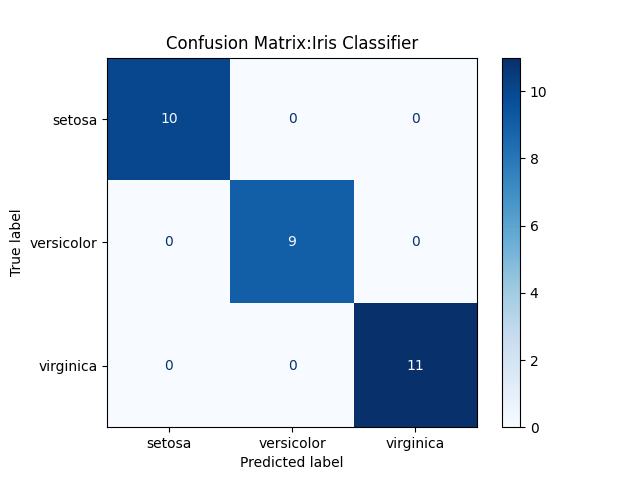

Generate this figure with Python:
import numpy as np
from sklearn.datasets import load_iris
from sklearn.model_selection import train_test_split
from sklearn.linear_model import LogisticRegression
from sklearn.metrics import confusion_matrix,ConfusionMatrixDisplay
import matplotlib.pyplot as plt

#load data
iris=load_iris()
X,y =iris.data ,iris.target

#split data
X_train,X_test,y_train,y_test =train_test_split(X,y,test_size=0.2,random_state=42)

#train model
model=LogisticRegression(max_iter=200)
model.fit(X_train,y_train)

#predict
y_pred =model.predict(X_test)

# plot confusion matrix

cm=confusion_matrix(y_test,y_pred)
disp=ConfusionMatrixDisplay(confusion_matrix=cm,display_labels=iris.target_names)
disp.plot(cmap='Blues')
plt.title('Confusion Matrix:Iris Classifier')
plt.savefig('assignments/confusion_matrix.png')
plt.close()